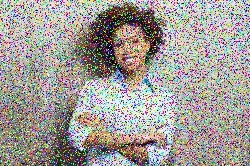
#> input picture CSC515/Week 4 - Image Filtering/Mod4CT1.jpg, 250 x 166 px
$ python filters.py
#> lines starting #> are read from the running program, lines starting #| are printed output that depends on the picture
import cv2
import numpy as np
from matplotlib import pyplot as plt

img = cv2.imread("Mod4CT1.jpg")
#> img is the input picture: shape (166, 250, 3); mean B, G, R 151.6, 156, 161
img = cv2.cvtColor(img, cv2.COLOR_BGR2RGB)

mean3 = cv2.blur(img, (3, 3))
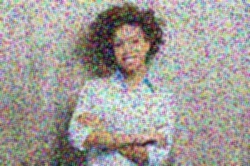
#> mean3: shape (166, 250, 3); mean R, G, B 161, 156, 151.6
median3 = cv2.medianBlur(img, 3)
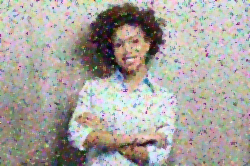
#> median3: shape (166, 250, 3); mean R, G, B 169.1, 164.6, 158.9
gblur3_s0 = cv2.GaussianBlur(img, (3, 3), 0.5)
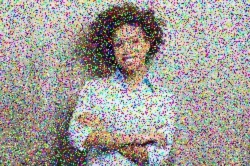
#> gblur3_s0: shape (166, 250, 3); mean R, G, B 161, 156, 151.6
gblur3_s1 = cv2.GaussianBlur(img, (3, 3), 1.5)

mean5 = cv2.blur(img, (5, 5))
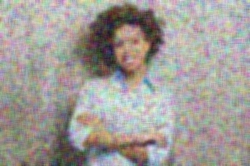
#> mean5: shape (166, 250, 3); mean R, G, B 161, 156, 151.6
median5 = cv2.medianBlur(img, 5)
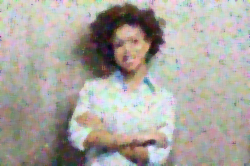
#> median5: shape (166, 250, 3); mean R, G, B 170.4, 166, 159.5
gblur5_s0 = cv2.GaussianBlur(img, (5, 5), 0.5)
gblur5_s1 = cv2.GaussianBlur(img, (5, 5), 1.5)

mean7 = cv2.blur(img, (7, 7))
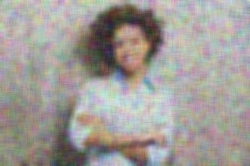
#> mean7: shape (166, 250, 3); mean R, G, B 161, 156, 151.6
median7 = cv2.medianBlur(img, 7)
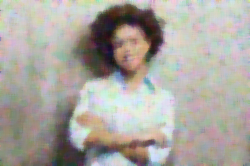
#> median7: shape (166, 250, 3); mean R, G, B 170.6, 166.2, 159.4
gblur7_s0 = cv2.GaussianBlur(img, (7, 7), 0.5)
gblur7_s2 = cv2.GaussianBlur(img, (7, 7), 1.5)

titles = ["Mean Filtering (3x3)", "Median Filtering (3x3)", "Gaussian Blur Sigma 0.5 (3x3)", "Gaussian Blur Sigma 1.5 (3x3)",
          "Mean Filtering (5x5)", "Median Filtering (5x5))", "Gaussian Blur Sigma 0.5 (5x5))", "Gaussian Blur Sigma 1.5 (5x5))",
          "Mean Filtering (7x7)", "Median Filtering (7x7)", "Gaussian Blur Sigma 0.5 (7x7)", "Gaussian Blur Sigma 1.5 (7x7)"]
images = [mean3, median3, gblur3_s0, gblur3_s1,
          mean5, median5, gblur5_s0, gblur5_s1,
          mean7, median7, gblur7_s0, gblur7_s2]

for i in range(12):
    plt.subplot(3, 4, i+1), plt.imshow(images[i], "gray")
    plt.title(titles[i])
    plt.xticks([]), plt.yticks([])

plt.show()
